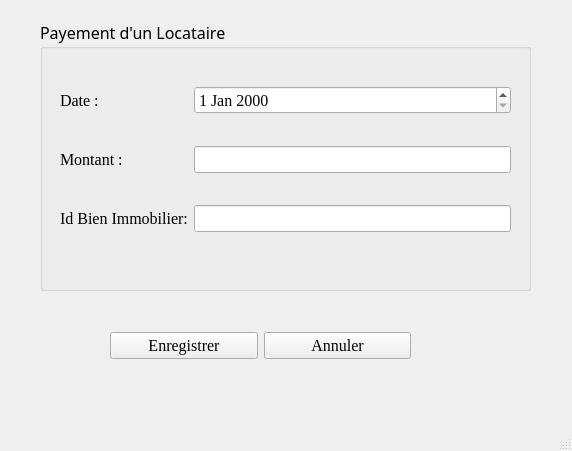
<?xml version="1.0" encoding="UTF-8"?>
<ui version="4.0">
 <class>LocataireLongTerme</class>
 <widget class="QMainWindow" name="LocataireLongTerme">
  <property name="geometry">
   <rect>
    <x>0</x>
    <y>0</y>
    <width>572</width>
    <height>451</height>
   </rect>
  </property>
  <property name="windowTitle">
   <string>MainWindow</string>
  </property>
  <widget class="QWidget" name="centralwidget">
   <widget class="QWidget" name="layoutWidget">
    <property name="geometry">
     <rect>
      <x>110</x>
      <y>320</y>
      <width>301</width>
      <height>51</height>
     </rect>
    </property>
    <layout class="QGridLayout" name="gridLayout_2">
     <item row="0" column="0">
      <widget class="QPushButton" name="pushButtonEnregistre">
       <property name="font">
        <font>
         <family>Times New Roman</family>
         <pointsize>12</pointsize>
        </font>
       </property>
       <property name="text">
        <string>Enregistrer</string>
       </property>
      </widget>
     </item>
     <item row="0" column="1">
      <widget class="QPushButton" name="pushButtonAnnuler">
       <property name="font">
        <font>
         <family>Times New Roman</family>
         <pointsize>12</pointsize>
        </font>
       </property>
       <property name="text">
        <string>Annuler</string>
       </property>
      </widget>
     </item>
    </layout>
   </widget>
   <widget class="QGroupBox" name="groupBox">
    <property name="geometry">
     <rect>
      <x>40</x>
      <y>20</y>
      <width>491</width>
      <height>271</height>
     </rect>
    </property>
    <property name="font">
     <font>
      <family>Algerian</family>
      <pointsize>12</pointsize>
     </font>
    </property>
    <property name="title">
     <string>Payement d'un Locataire</string>
    </property>
    <widget class="QWidget" name="gridLayoutWidget">
     <property name="geometry">
      <rect>
       <x>20</x>
       <y>40</y>
       <width>451</width>
       <height>201</height>
      </rect>
     </property>
     <layout class="QGridLayout" name="gridLayout">
      <item row="1" column="0">
       <widget class="QLabel" name="label_2">
        <property name="font">
         <font>
          <family>Times New Roman</family>
          <pointsize>12</pointsize>
         </font>
        </property>
        <property name="text">
         <string>Montant :</string>
        </property>
       </widget>
      </item>
      <item row="1" column="1">
       <widget class="QLineEdit" name="lineEditMontant">
        <property name="font">
         <font>
          <family>Times New Roman</family>
          <pointsize>12</pointsize>
         </font>
        </property>
       </widget>
      </item>
      <item row="2" column="1">
       <widget class="QLineEdit" name="lineEditIdBI">
        <property name="font">
         <font>
          <family>Times New Roman</family>
          <pointsize>12</pointsize>
         </font>
        </property>
       </widget>
      </item>
      <item row="2" column="0">
       <widget class="QLabel" name="label_4">
        <property name="font">
         <font>
          <family>Times New Roman</family>
          <pointsize>12</pointsize>
         </font>
        </property>
        <property name="text">
         <string>Id Bien Immobilier:</string>
        </property>
       </widget>
      </item>
      <item row="0" column="1">
       <widget class="QDateEdit" name="dateEditDate">
        <property name="font">
         <font>
          <family>Times New Roman</family>
          <pointsize>12</pointsize>
         </font>
        </property>
       </widget>
      </item>
      <item row="0" column="0">
       <widget class="QLabel" name="label_3">
        <property name="font">
         <font>
          <family>Times New Roman</family>
          <pointsize>12</pointsize>
         </font>
        </property>
        <property name="text">
         <string>Date :</string>
        </property>
       </widget>
      </item>
     </layout>
    </widget>
   </widget>
  </widget>
  <widget class="QMenuBar" name="menubar">
   <property name="geometry">
    <rect>
     <x>0</x>
     <y>0</y>
     <width>572</width>
     <height>28</height>
    </rect>
   </property>
  </widget>
  <widget class="QStatusBar" name="statusbar"/>
 </widget>
 <resources/>
 <connections/>
</ui>
